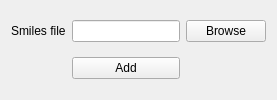
                   <widget class="QWidget" name="tab_9">
                    <attribute name="title">
                     <string>Add</string>
                    </attribute>
                    <layout class="QGridLayout" name="gridLayout_5">
                     <item row="0" column="0">
                      <widget class="QLabel" name="label_26">
                       <property name="text">
                        <string>Smiles file</string>
                       </property>
                      </widget>
                     </item>
                     <item row="0" column="1">
                      <widget class="QLineEdit" name="nrgrank_add_ligand_file_path"/>
                     </item>
                     <item row="0" column="2">
                      <widget class="QPushButton" name="nrgrank_add_ligandset_button">
                       <property name="text">
                        <string>Browse</string>
                       </property>
                      </widget>
                     </item>
                     <item row="1" column="1">
                      <widget class="QPushButton" name="nrgrank_button_ligandset_add">
                       <property name="enabled">
                        <bool>true</bool>
                       </property>
                       <property name="text">
                        <string>Add</string>
                       </property>
                      </widget>
                     </item>
                    </layout>
                   </widget>
